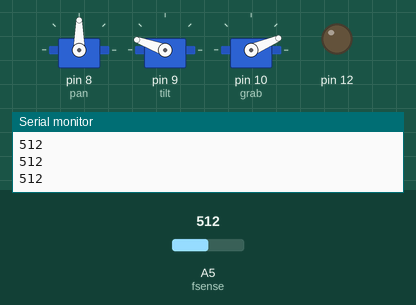
This sketch was run on a simulated Arduino Uno, built with avr-gcc and run on an emulated ATmega328P. Parts: 3 × servo, output pins drawn as LEDs (lit = HIGH), the last lines printed to the serial monitor. The test bench sets the inputs (shaded band); at power-on: A5 (fsense) = 512.

Above: at 1.28 s.
1.3 s: A5 (fsense) set to 0
At 2.3 s:
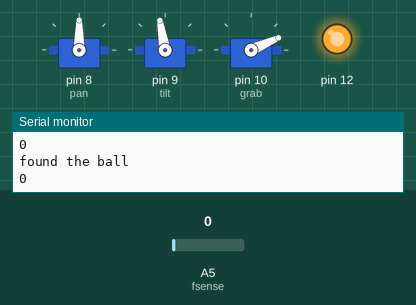
2.8 s: A5 (fsense) set to 122
At 2.98 s:
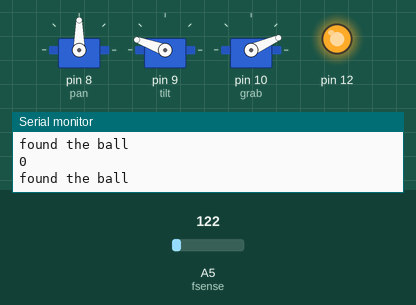
5.8 s: A5 (fsense) set to 0
At 7.0 s:
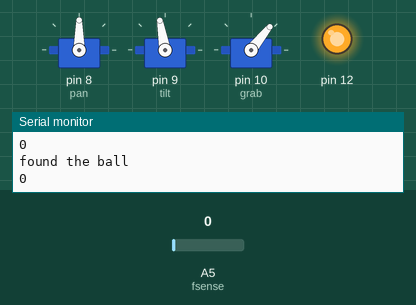
7.3 s: A5 (fsense) set to 306
At 7.5 s:
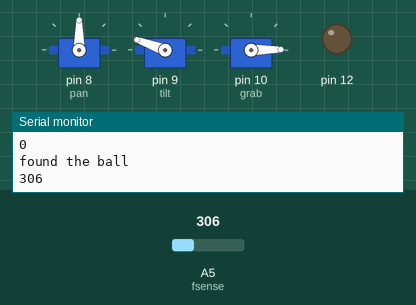
Timing chart, 0 to 20.3 s (numbered marks = the images above; inputs shaded):
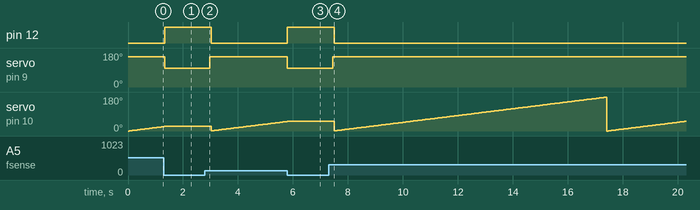

Measured:
- after the input at 1.3 s, pin 12: LOW → HIGH at once; servo on pin 9 (tilt): 160° → 100° at once; servo on pin 10 (grab): goes on until 1.3 s, then stays 24°
- after the input at 2.8 s, pin 12: HIGH → LOW after 0.22 s; servo on pin 9 (tilt): 100° → 160° after 0.17 s
- after the input at 5.8 s, pin 12: LOW → HIGH at once; servo on pin 9 (tilt): 160° → 100° at once; servo on pin 10 (grab): stays 51° (without the input it goes to 52° after 0.05 s)
- after the input at 7.3 s, pin 12: HIGH → LOW after 0.19 s; servo on pin 9 (tilt): 100° → 160° after 0.14 s

The sketch:

grabber.ino
```cpp
#include <Servo.h>

Servo pan, tilt, grab;
int fsense = A5;

//int openclose = 0;
int force = 0;

int openclose = 180;
int ocdirection = 1;


void setup() {
  Serial.begin(9600);
  pinMode(12, OUTPUT);

  pan.attach(8);
  tilt.attach(9);
  grab.attach(10);

  grab.write(0);
  pan.write(90);
  tilt.write(160);
}

void loop() {
  force = analogRead(fsense);
  Serial.println(force);

  if(openclose == 180){
    openclose = 0;
    grab.write(0);
  }
  if(force <= 0){
    digitalWrite(12,HIGH);
    tilt.write(100);
    delay(200);
    openclose = 0;
    //grab.write(0);
    Serial.println("found the ball");
  }else{
    tilt.write(160);
    delay(50);
    openclose += 1;
    grab.write(openclose);
    digitalWrite(12,LOW);
  }

  delay(5);
}
```
